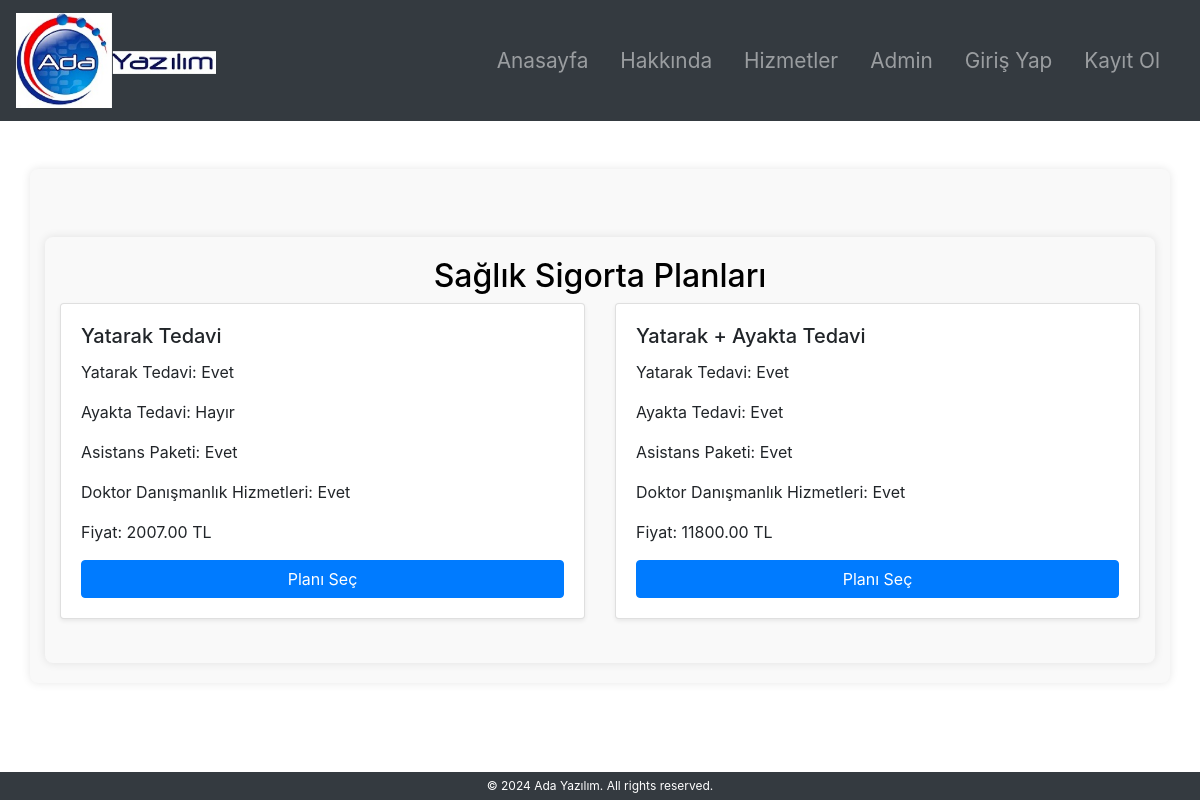
The app's page /services/health/ with its own data.
### services/models.py (models this page shows, shortened)
class SaglikPlanlar(models.Model):
    plan_adi = models.CharField(max_length=255)
    yatarak_tedavi = models.BooleanField(default=False)
    ayakta_tedavi = models.BooleanField(default=False)
    asistans_paketi = models.BooleanField(default=False)
    doktor_danismanlik_hizmetleri = models.BooleanField(default=False)
    fiyat = models.DecimalField(max_digits=10, decimal_places=2)
    class Meta:
        verbose_name_plural = 'Saglik Planları'

### services/views.py (the view)
# urls.py: path('health/', views.health_insurance, name='health_insurance'),
def health_insurance(request):
    saglik_planlari = SaglikPlanlar.objects.all()
    return render(request, 'services/health_insurance.html', {'saglik_planlari': saglik_planlari})

### templates/services/health_insurance.html (shortened to what this page needs)
{% extends 'base.html' %}
{% block content %}
<div class="container mt-5">
    <h2 class="text-center">Sağlık Sigorta Planları</h2>
    <div class="row">
        {% for plan in saglik_planlari %}
        <div class="col-md-6">
            <div class="card mb-4 shadow-sm">
                <div class="card-body">
                    <h5 class="card-title">{{ plan.plan_adi }}</h5>
                    <p class="card-text">Yatarak Tedavi: {{ plan.yatarak_tedavi|yesno:"Evet,Hayır" }}</p>
                    <p class="card-text">Ayakta Tedavi: {{ plan.ayakta_tedavi|yesno:"Evet,Hayır" }}</p>
                    <p class="card-text">Asistans Paketi: {{ plan.asistans_paketi|yesno:"Evet,Hayır" }}</p>
                    <p class="card-text">Doktor Danışmanlık Hizmetleri: {{ plan.doktor_danismanlik_hizmetleri|yesno:"Evet,Hayır" }}</p>
                    <p class="card-text">Fiyat: {{ plan.fiyat }} TL</p>
                    <a href="{% url 'plan_select' plan.id %}" class="btn btn-primary">Planı Seç</a>
                </div>
            </div>
        </div>
        {% endfor %}
    </div>
</div>
{% endblock %}

### static/css/style.css (style rules this page uses)
body { background-color: #f8f9fa; font-family: Arial, sans-serif; }
.text-center { color: black; }
.container { max-width: 600px; margin: 0 auto; padding: 20px; background-color: #f9f9f9; border-radius: 8px; box-shadow: 0 0 10px rgba(0, 0, 0, 0.1); }
.card { border-radius: 10px; box-shadow: 0 0 10px rgba(0, 0, 0, 0.1); }
.card-body { padding: 2rem; }
.btn-primary { width: 100%; }
.card { margin-bottom: 20px; transition: transform 0.3s ease; }
h2 { text-align: center; }

### records on screen
SaglikPlanlar: plan_adi "Yatarak Tedavi", yatarak_tedavi "Evet", ayakta_tedavi "Hayır", asistans_paketi "Evet", doktor_danismanlik_hizmetleri "Evet", fiyat "2007.00"
SaglikPlanlar: plan_adi "Yatarak + Ayakta Tedavi", yatarak_tedavi "Evet", ayakta_tedavi "Evet", asistans_paketi "Evet", doktor_danismanlik_hizmetleri "Evet", fiyat "11800.00"
